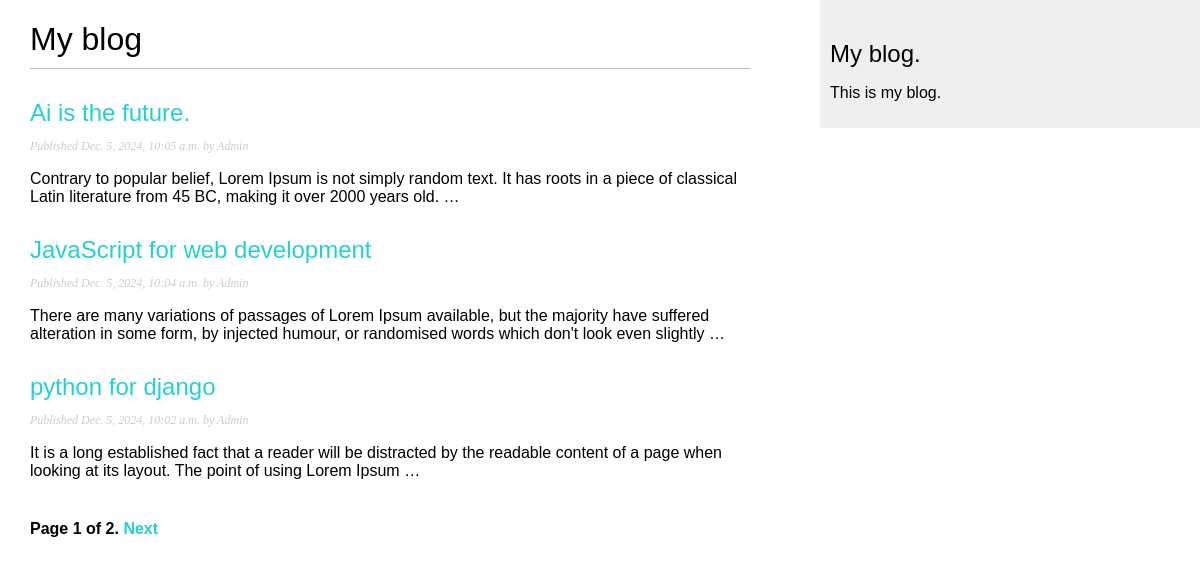
Screenshot of /blog/ with the database file from the repository.
### blog/models.py (models this page shows, shortened)
class Post(models.Model):
    class Status(models.TextChoices):
        DRAFT = 'DF' ,'Draft'
        PUBLISHED = 'PB' , 'Published'
    title = models.CharField(max_length=250)
    slug = models.SlugField(
                            max_length=250,
                            unique_for_date='publish'
                            )
    author = models.ForeignKey(
        settings.AUTH_USER_MODEL,
        on_delete=models.CASCADE,
        related_name='blog_posts'
    )
    body = models.TextField()
    publish = models.DateTimeField(default=timezone.now)
    created = models.DateTimeField(auto_now_add=True)
    updated = models.DateTimeField(auto_now=True)
    status = models.CharField(
        max_length=2,
        choices=Status,
        default=Status.DRAFT
    )
    objects = models.Manager()
    published = PublishManager()
    class Meta:
        ordering = ['-publish']
        indexes = models.Index(fields=['-publish']),
    def get_absolute_url(self):
        return reverse('blog:post_detail',
                       args=[self.publish.year,
                             self.publish.month,
                             self.publish.day,
                             self.slug])

### blog/views.py (the view)
# urls.py: path('',views.PostListView.as_view(),name='post_list'),
class PostListView(ListView):
    queryset = Post.published.all()
    context_object_name = 'posts'
    paginate_by = 3
    template_name = 'blog/post/list.html'

### blog/templates/blog/post/list.html (shortened to what this page needs)
{% extends "blog/base.html" %}
{% block content %}
   <h1>My blog</h1>
   {% for post in posts %}
      <h2>
        <a href="{{post.get_absolute_url}}">{{post.title}}</a>
      </h2>
      <p class="date">
        Published {{post.publish}} by {{post.author}}
      </p>
      {{post.body | truncatewords:30 | linebreaks}}
   {% endfor %}
  {% include "pagination.html" with page=page_obj %}
{% endblock content %}

### blog/static/css/blog.css (style rules this page uses)
body { margin: 0; padding: 0; font-family: Helvetica, sans-serif; }
a { color: rgb(35, 209 ,211); text-decoration: none; }
h1 { font-weight: normal; border-bottom: 1px solid #bbb; padding: 0 0 10px 0; }
h2 { font-weight: normal; margin: 30px 0 0; }
p.date { color: #ccc; font-family: Georgia, serif; font-size: 12px; font-style: italic; }

### rows the page displays
Post: title "Ai is the future.", publish "Dec. 5, 2024, 10:05 a.m.", author "Admin", body "Contrary to popular belief, Lorem Ipsum is not simply random text. It has roots in a piece of classical Latin literature from 45 BC, making it over 2000 years old. …"
Post: title "JavaScript for web development", publish "Dec. 5, 2024, 10:04 a.m.", author "Admin", body "There are many variations of passages of Lorem Ipsum available, but the majority have suffered alteration in some form, by injected humour, or randomised words which don't look even slightly …"
Post: title "python for django", publish "Dec. 5, 2024, 10:02 a.m.", author "Admin", body "It is a long established fact that a reader will be distracted by the readable content of a page when looking at its layout. The point of using Lorem Ipsum …"

### other values shown
{{ page.number }} "1"
{{ page.paginator.num_pages }} "2"
